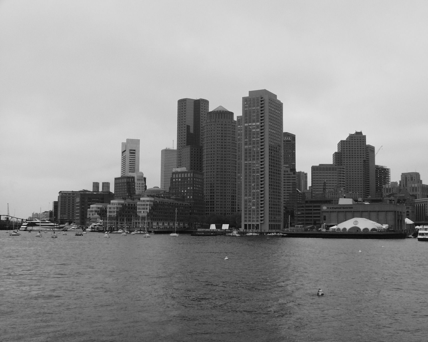
#> input picture Boston1.png, 428 x 342 px
$ jupyter execute try.ipynb   (older library calls are emulated)
#> lines starting #> are read from the running program, lines starting #| are printed output that depends on the picture
### utils.py
import numpy as np
import matplotlib as plt

# convert from rgb to grayscale image
# [23 lines left out: functions rgb2gray, add_sp_noise, add_gaussian_noise, not called in this run]

# 2d Gaussian filter
def gaussian2(sigma, N=None):

    if N is None:
        N = 2*np.maximum(4, np.ceil(6*sigma))+1

    k = (N - 1) / 2.

    xv, yv = np.meshgrid(np.arange(-k, k+1), np.arange(-k, k+1))

    # 2D gaussian filter
    g = 1/(2 * np.pi * sigma**2) * np.exp(-(xv**2 + yv**2) / (2 * sigma ** 2))

    # 1st order derivatives
    gx = -xv / (2 * np.pi * sigma**4) * np.exp(-(xv**2 + yv**2) / (2 * sigma ** 2))
    gy = -yv / (2 * np.pi * sigma**4) * np.exp(-(xv**2 + yv**2) / (2 * sigma**2))

    # 2nd order derivatives
    gxx = (-1 + xv**2 / sigma**2) * np.exp(-(xv**2 + yv**2) / (2*sigma**2)) / (2 * np.pi * sigma**4)
    gyy = (-1 + yv**2 / sigma**2) * np.exp(-(xv**2 + yv**2) / (2*sigma**2)) / (2 * np.pi * sigma**4)
    gxy = (xv * yv) / (2 * np.pi * sigma**6) * np.exp(-(xv**2 + yv**2) / (2*sigma**2))

    return g, gx, gy, gxx, gyy, gxy

# fit an affine model between two 2d point sets
# [20 lines left out: function affinefit, not called in this run]

#
def maxinterp(v):
    a = 0.5*v[0] - v[1] + 0.5*v[2]
    b = -0.5*v[0] + 0.5*v[2]
    c = v[1]

    loc = (-b/2.0/a)
    m = np.dot(np.array([a,b,c]), np.array([loc**2, loc, 1]))
    return m, loc

# [30 lines left out: functions show_all_circles, circle_points, not called in this run]

### try.ipynb
[cell 1]
from PIL import Image
from scipy.io import loadmat
import numpy as np
import matplotlib.pyplot as plt
import cv2
from itertools import compress

from scipy.ndimage import maximum_filter
from scipy.ndimage.interpolation import map_coordinates
from scipy.ndimage.filters import convolve1d as conv1
from scipy.ndimage.filters import convolve as conv2

from skimage.io import imread
from skimage.transform import ProjectiveTransform, SimilarityTransform, AffineTransform
from skimage.measure import ransac

from utils import gaussian2, maxinterp, circle_points

import time

[cell 2]
def harris(im, sigma=1.0, relTh=0.0001, k=0.04):
#> called with sigma = 1, relTh = 0.0001, k = 0.04
    im = im.astype(np.float) # Make sure im is float

    # Get smoothing and derivative filters
    g, _, _, _, _, _, = gaussian2(sigma)
    _, gx, gy, _, _, _, = gaussian2(np.sqrt(0.5))


    # Partial derivatives
    Ix = conv2(im, -gx, mode='constant')
    Iy = conv2(im, -gy, mode='constant')
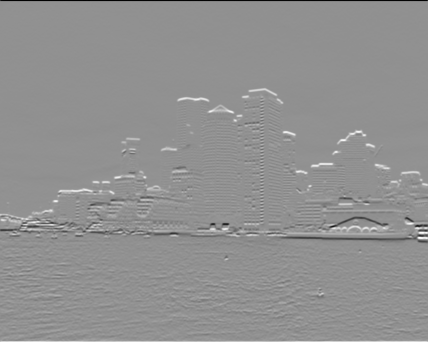
#> Iy: shape (342, 428) float64; min -0.387, max 0.293, mean 0.000711; drawn with min black and max white


    # Components of the second moment matrix
    Ix2Sm = conv2(Ix**2, g, mode='constant')
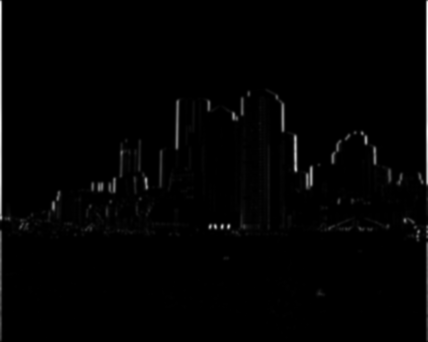
#> Ix2Sm: shape (342, 428) float64; min 1.29e-08, max 0.0605, mean 0.000768; drawn with min black and max white
    Iy2Sm = conv2(Iy**2, g, mode='constant')
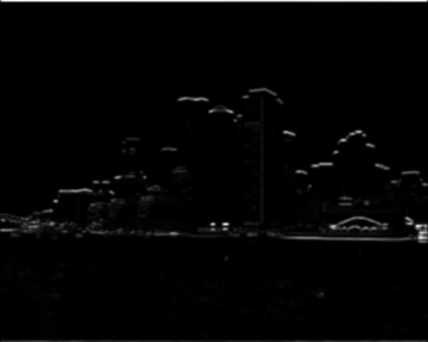
#> Iy2Sm: shape (342, 428) float64; min 3.85e-09, max 0.0598, mean 0.000998; drawn with min black and max white
    IxIySm = conv2(Ix*Iy, g, mode='constant')
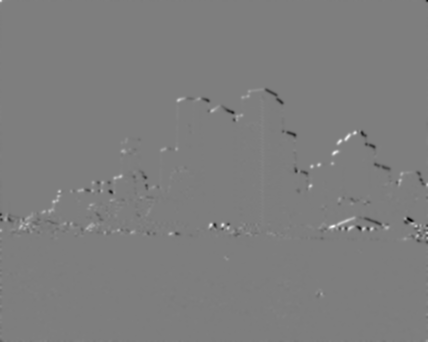
#> IxIySm: shape (342, 428) float64; min -0.0182, max 0.0185, mean 9.46e-06; drawn with min black and max white

    # Determinant and trace for calculating the corner response
    detC = (Ix2Sm*IxIySm)-(Iy2Sm**2)
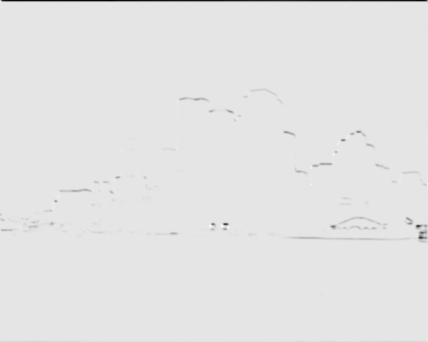
#> detC: shape (342, 428) float64; min -0.00358, max 0.000393, mean -2.13e-05; drawn with min black and max white
    traceC = Ix2Sm+IxIySm
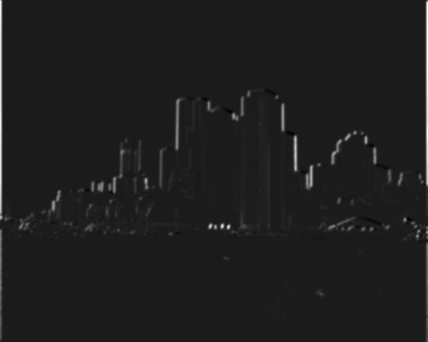
#> traceC: shape (342, 428) float64; min -0.00721, max 0.0604, mean 0.000778; drawn with min black and max white

    # Corner response function R
    # "Corner": R > 0
    # "Edge": R < 0
    # "Flat": |R| = small
    R = detC-k*traceC**2
    maxCornerValue = np.amax(R)
#> maxCornerValue = 0.000279

    # Take only the local maxima of the corner response function
    fp = np.ones((3,3))
    fp[1,1] = 0
    maxImg = maximum_filter(R, footprint=fp, mode='constant')

    # Test if cornerness is larger than neighborhood
    cornerImg = R>maxImg
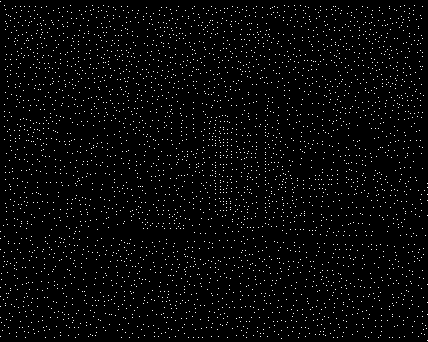
#> cornerImg: shape (342, 428) bool; 2.6% white in thin lines or dots

    # Threshold for low value maxima
    y, x = np.nonzero((R>relTh*maxCornerValue)*cornerImg)
#> y = 236 values from 1 to 340; x = 236 values, max 427 at index 95, min 0 at index 0, mean 214.6

    # Convert to float
    x = x.astype(np.float)
    y = y.astype(np.float)

    # Remove responses from image borders to reduce false corner detections
    r, c = R.shape
#> r = 342; c = 428
    idx = np.nonzero((x<2)+(x>c-3)+(y<2)+(y>r-3))[0]
#> idx = 22 values from 0 to 235
    x = np.delete(x,idx)
#> x = 214 values, max 416 at index 205, min 2 at index 213, mean 216.7
    y = np.delete(y,idx)
#> y = 214 values from 92 to 330

    # Parabolic interpolation
    for i in range(len(x)):
        _,dx=maxinterp((R[int(y[i]), int(x[i])-1], R[int(y[i]), int(x[i])], R[int(y[i]), int(x[i])+1]))
        _,dy=maxinterp((R[int(y[i])-1, int(x[i])], R[int(y[i]), int(x[i])], R[int(y[i])+1, int(x[i])]))
        x[i]=x[i]+dx
        y[i]=y[i]+dy
#> this loop made 214 passes
#> (dx, dy) on passes 3, 5, 6: (-0.345, 0.26), (0.327, -0.169), (-0.2, 0.486)

    return x, y, cornerImg

[cell 3]
# Load images
I1 = imread('Boston1.png')/255.
I2 = imread('Boston1.png')/255.

# Harris corner extraction, take a look at the source code above
x1, y1, cimg1 = harris(I1)
x2, y2, cimg2 = harris(I2)

## We pre-allocate the memory for the 15*15 image patches extracted
## around each corner point from both images
patch_size=15
npts1=x1.shape[0]
npts2=x2.shape[0]
patches1=np.zeros((patch_size, patch_size, npts1))
patches2=np.zeros((patch_size, patch_size, npts2))

## The following part extracts the patches using bilinear interpolation
k=(patch_size-1)/2.
xv,yv=np.meshgrid(np.arange(-k,k+1),np.arange(-k, k+1))
for i in range(npts1):
    patch = map_coordinates(I1, (yv + y1[i], xv + x1[i]))
    patches1[:,:,i] = patch
for i in range(npts2):
    patch = map_coordinates(I2, (yv + y2[i], xv + x2[i]))
    patches2[:,:,i] = patch

## We compute the sum of squared differences (SSD) of pixels' intensities
## for all pairs of patches extracted from the two images
distmat = np.zeros((npts1, npts2))
for i1 in range(npts1):
    for i2 in range(npts2):
        distmat[i1,i2]=np.sum((patches1[:,:,i1]-patches2[:,:,i2])**2)
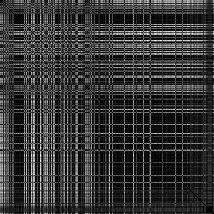
#> distmat: shape (214, 214) float64; min 0, max 81.89, mean 17.6; drawn with min black and max white

## Next we compute pairs of patches that are mutually nearest neighbors
## according to the SSD measure
ss1 = np.amin(distmat, axis=1)
ids1 = np.argmin(distmat, axis=1)
ss2 = np.amin(distmat, axis=0)
ids2 = np.argmin(distmat, axis=0)

pairs = []
for k in range(npts1):
    if k == ids2[ids1[k]]:
        pairs.append(np.array([k, ids1[k], ss1[k]]))
pairs = np.array(pairs)

## We sort the mutually nearest neighbors based on the SSD
sorted_ssd = np.sort(pairs[:,2], axis=0)
id_ssd = np.argsort(pairs[:,2], axis=0)

## Estimate the geometric transformation between images
src=[]
dst=[]
for k in range(len(id_ssd)):
    l = id_ssd[k]
    src.append([x1[int(pairs[l, 0])], y1[int(pairs[l, 0])]])
    dst.append([x2[int(pairs[l, 1])], y2[int(pairs[l, 1])]])
src=np.array(src)
dst=np.array(dst)
rthrs=2
tform,_ = ransac((src, dst), ProjectiveTransform, min_samples=4,
                               residual_threshold=rthrs, max_trials=1000)
H1to2p = tform.params

## Next we visualize the 40 best matches which are mutual nearest neighbors
## and have the smallest SSD values
Nvis = 40
montage = np.concatenate((I1, I2), axis=1)
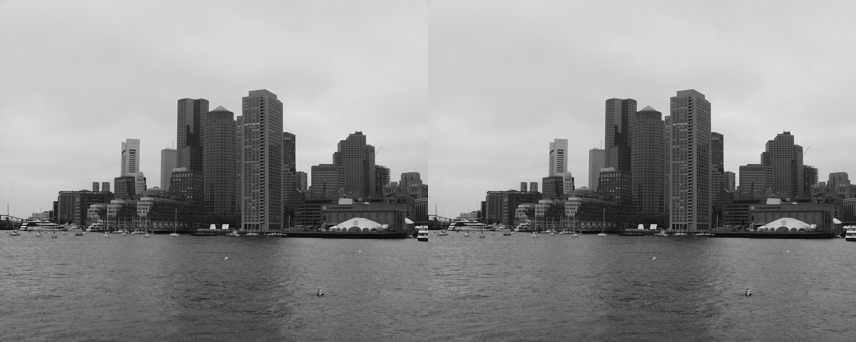
#> montage: shape (342, 856) float64; min 0.0196, max 0.89, mean 0.565

plt.figure(figsize=(16, 8))
plt.suptitle("The best 40 matches according to SSD measure", fontsize=20)
plt.imshow(montage, cmap='gray')
plt.title('The best 40 matches')
for k in range(np.minimum(len(id_ssd), Nvis)):
    l = id_ssd[k]
    plt.plot(x1[int(pairs[l, 0])], y1[int(pairs[l, 0])], 'rx')
    plt.plot(x2[int(pairs[l, 1])] + I1.shape[1], y2[int(pairs[l, 1])], 'rx')
    plt.plot([x1[int(pairs[l, 0])], x2[int(pairs[l, 1])]+I1.shape[1]],
         [y1[int(pairs[l, 0])], y2[int(pairs[l, 1])]])
#> this loop made 40 passes

## Finally, since we have estimated the planar projective transformation
## we can check that how many of the nearest neighbor matches actually
## are correct correspondences
p1to2=np.dot(H1to2p, np.hstack((src, np.ones((src.shape[0],1)))).T)
p1to2 = p1to2[:2,:] / p1to2[2,:]
p1to2 = p1to2.T
pdiff=np.sqrt(np.sum((dst-p1to2)**2, axis=1))

# The criterion for the match being a correct is that its correspondence in
# the second image should be at most rthrs=2 pixels away from the transformed
# location
n_correct = len(pdiff[pdiff<rthrs])
print("{} correct matches.".format(n_correct))
#| 214 correct matches.
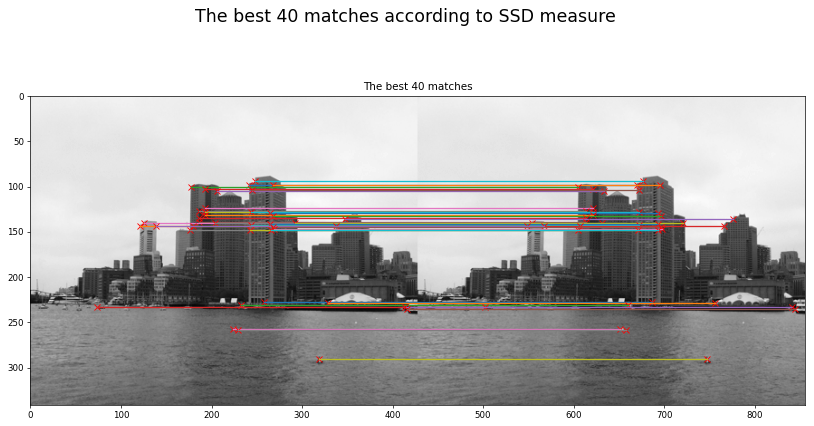
#> figure drawn by matplotlib, 1 panel
